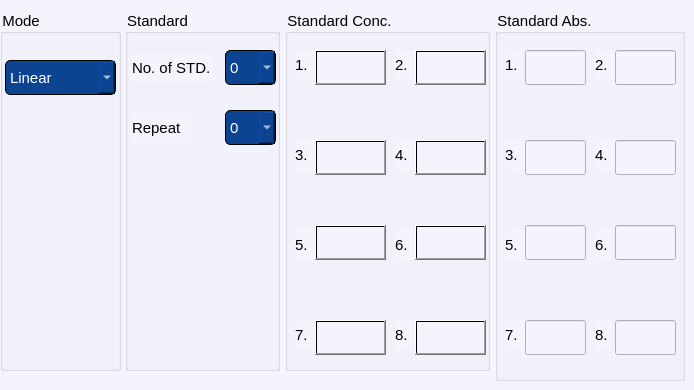
      <widget class="QWidget" name="tab_10">
       <property name="styleSheet">
        <string notr="true">background-color: #f4f4fc;</string>
       </property>
       <attribute name="title">
        <string>Calibration</string>
       </attribute>
       <widget class="QGroupBox" name="groupBox_3">
        <property name="geometry">
         <rect>
          <x>125</x>
          <y>10</y>
          <width>155</width>
          <height>361</height>
         </rect>
        </property>
        <property name="font">
         <font>
          <pointsize>11</pointsize>
         </font>
        </property>
        <property name="styleSheet">
         <string notr="true">background-color: #f4f4fc;</string>
        </property>
        <property name="title">
         <string>Standard</string>
        </property>
        <widget class="QLabel" name="label_27">
         <property name="geometry">
          <rect>
           <x>7</x>
           <y>43</y>
           <width>81</width>
           <height>30</height>
          </rect>
         </property>
         <property name="font">
          <font>
           <pointsize>11</pointsize>
          </font>
         </property>
         <property name="text">
          <string>No. of STD.</string>
         </property>
        </widget>
        <widget class="QLabel" name="label_28">
         <property name="geometry">
          <rect>
           <x>7</x>
           <y>103</y>
           <width>61</width>
           <height>30</height>
          </rect>
         </property>
         <property name="font">
          <font>
           <pointsize>11</pointsize>
          </font>
         </property>
         <property name="text">
          <string>Repeat</string>
         </property>
        </widget>
        <widget class="QComboBox" name="comboBox_7">
         <property name="geometry">
          <rect>
           <x>100</x>
           <y>40</y>
           <width>51</width>
           <height>35</height>
          </rect>
         </property>
         <property name="font">
          <font>
           <pointsize>11</pointsize>
          </font>
         </property>
         <property name="styleSheet">
          <string notr="true">
background-color: rgb(12, 68, 145);
 border: 1px solid black;
     border-radius: 5px;
color: rgb(255, 255, 255);
</string>
         </property>
         <item>
          <property name="text">
           <string>0</string>
          </property>
         </item>
         <item>
          <property name="text">
           <string>1</string>
          </property>
         </item>
         <item>
          <property name="text">
           <string>2</string>
          </property>
         </item>
         <item>
          <property name="text">
           <string>3</string>
          </property>
         </item>
         <item>
          <property name="text">
           <string>4</string>
          </property>
         </item>
         <item>
          <property name="text">
           <string>5</string>
          </property>
         </item>
         <item>
          <property name="text">
           <string>6</string>
          </property>
         </item>
         <item>
          <property name="text">
           <string>7</string>
          </property>
         </item>
         <item>
          <property name="text">
           <string>8</string>
          </property>
         </item>
        </widget>
        <widget class="QComboBox" name="comboBox_8">
         <property name="geometry">
          <rect>
           <x>100</x>
           <y>100</y>
           <width>51</width>
           <height>35</height>
          </rect>
         </property>
         <property name="font">
          <font>
           <pointsize>11</pointsize>
          </font>
         </property>
         <property name="styleSheet">
          <string notr="true">
background-color: rgb(12, 68, 145);
 border: 1px solid black;
     border-radius: 5px;
color: rgb(255, 255, 255);
</string>
         </property>
         <item>
          <property name="text">
           <string>0</string>
          </property>
         </item>
         <item>
          <property name="text">
           <string>1</string>
          </property>
         </item>
         <item>
          <property name="text">
           <string>2</string>
          </property>
         </item>
         <item>
          <property name="text">
           <string>3</string>
          </property>
         </item>
         <item>
          <property name="text">
           <string>4</string>
          </property>
         </item>
         <item>
          <property name="text">
           <string>5</string>
          </property>
         </item>
        </widget>
       </widget>
       <widget class="QGroupBox" name="groupBox_20">
        <property name="geometry">
         <rect>
          <x>495</x>
          <y>10</y>
          <width>190</width>
          <height>371</height>
         </rect>
        </property>
        <property name="font">
         <font>
          <pointsize>11</pointsize>
         </font>
        </property>
        <property name="styleSheet">
         <string notr="true">background-color: #f4f4fc;</string>
        </property>
        <property name="title">
         <string>Standard Abs.</string>
        </property>
        <widget class="QLabel" name="label_150">
         <property name="geometry">
          <rect>
           <x>10</x>
           <y>310</y>
           <width>21</width>
           <height>30</height>
          </rect>
         </property>
         <property name="font">
          <font>
           <pointsize>11</pointsize>
          </font>
         </property>
         <property name="text">
          <string>7.</string>
         </property>
        </widget>
        <widget class="QLineEdit" name="lineEdit_104">
         <property name="geometry">
          <rect>
           <x>30</x>
           <y>40</y>
           <width>61</width>
           <height>35</height>
          </rect>
         </property>
         <property name="font">
          <font>
           <pointsize>11</pointsize>
          </font>
         </property>
        </widget>
        <widget class="QLabel" name="label_151">
         <property name="geometry">
          <rect>
           <x>100</x>
           <y>130</y>
           <width>21</width>
           <height>30</height>
          </rect>
         </property>
         <property name="font">
          <font>
           <pointsize>11</pointsize>
          </font>
         </property>
         <property name="text">
          <string>4.</string>
         </property>
        </widget>
        <widget class="QLabel" name="label_152">
         <property name="geometry">
          <rect>
           <x>10</x>
           <y>40</y>
           <width>16</width>
           <height>30</height>
          </rect>
         </property>
         <property name="font">
          <font>
           <pointsize>11</pointsize>
          </font>
         </property>
         <property name="text">
          <string>1.</string>
         </property>
        </widget>
        <widget class="QLabel" name="label_153">
         <property name="geometry">
          <rect>
           <x>10</x>
           <y>220</y>
           <width>21</width>
           <height>30</height>
          </rect>
         </property>
         <property name="font">
          <font>
           <pointsize>11</pointsize>
          </font>
         </property>
         <property name="text">
          <string>5.</string>
         </property>
        </widget>
        <widget class="QLineEdit" name="lineEdit_105">
         <property name="geometry">
          <rect>
           <x>120</x>
           <y>130</y>
           <width>61</width>
           <height>35</height>
          </rect>
         </property>
         <property name="font">
          <font>
           <pointsize>11</pointsize>
          </font>
         </property>
        </widget>
        <widget class="QLabel" name="label_154">
         <property name="geometry">
          <rect>
           <x>100</x>
           <y>40</y>
           <width>21</width>
           <height>30</height>
          </rect>
         </property>
         <property name="font">
          <font>
           <pointsize>11</pointsize>
          </font>
         </property>
         <property name="text">
          <string>2.</string>
         </property>
        </widget>
        <widget class="QLabel" name="label_155">
         <property name="geometry">
          <rect>
           <x>10</x>
           <y>130</y>
           <width>21</width>
           <height>30</height>
          </rect>
         </property>
         <property name="font">
          <font>
           <pointsize>11</pointsize>
          </font>
         </property>
         <property name="text">
          <string>3.</string>
         </property>
        </widget>
        <widget class="QLineEdit" name="lineEdit_106">
         <property name="geometry">
          <rect>
           <x>30</x>
           <y>310</y>
           <width>61</width>
           <height>35</height>
          </rect>
         </property>
         <property name="font">
          <font>
           <pointsize>11</pointsize>
          </font>
         </property>
        </widget>
        <widget class="QLineEdit" name="lineEdit_107">
         <property name="geometry">
          <rect>
           <x>120</x>
           <y>215</y>
           <width>61</width>
           <height>35</height>
          </rect>
         </property>
         <property name="font">
          <font>
           <pointsize>11</pointsize>
          </font>
         </property>
        </widget>
        <widget class="QLineEdit" name="lineEdit_108">
         <property name="geometry">
          <rect>
           <x>30</x>
           <y>130</y>
           <width>61</width>
           <height>35</height>
          </rect>
         </property>
         <property name="font">
          <font>
           <pointsize>11</pointsize>
          </font>
         </property>
        </widget>
        <widget class="QLabel" name="label_156">
         <property name="geometry">
          <rect>
           <x>100</x>
           <y>220</y>
           <width>16</width>
           <height>30</height>
          </rect>
         </property>
         <property name="font">
          <font>
           <pointsize>11</pointsize>
          </font>
         </property>
         <property name="text">
          <string>6.</string>
         </property>
        </widget>
        <widget class="QLineEdit" name="lineEdit_109">
         <property name="geometry">
          <rect>
           <x>120</x>
           <y>310</y>
           <width>61</width>
           <height>35</height>
          </rect>
         </property>
         <property name="font">
          <font>
           <pointsize>11</pointsize>
          </font>
         </property>
        </widget>
        <widget class="QLineEdit" name="lineEdit_110">
         <property name="geometry">
          <rect>
           <x>120</x>
           <y>40</y>
           <width>61</width>
           <height>35</height>
          </rect>
         </property>
         <property name="font">
          <font>
           <pointsize>11</pointsize>
          </font>
         </property>
        </widget>
        <widget class="QLabel" name="label_157">
         <property name="geometry">
          <rect>
           <x>100</x>
           <y>310</y>
           <width>16</width>
           <height>30</height>
          </rect>
         </property>
         <property name="font">
          <font>
           <pointsize>11</pointsize>
          </font>
         </property>
         <property name="text">
          <string>8.</string>
         </property>
        </widget>
        <widget class="QLineEdit" name="lineEdit_111">
         <property name="geometry">
          <rect>
           <x>30</x>
           <y>215</y>
           <width>61</width>
           <height>35</height>
          </rect>
         </property>
         <property name="font">
          <font>
           <pointsize>11</pointsize>
          </font>
         </property>
        </widget>
       </widget>
       <widget class="QGroupBox" name="groupBox_21">
        <property name="geometry">
         <rect>
          <x>285</x>
          <y>10</y>
          <width>205</width>
          <height>361</height>
         </rect>
        </property>
        <property name="font">
         <font>
          <pointsize>11</pointsize>
         </font>
        </property>
        <property name="styleSheet">
         <string notr="true">background-color: #f4f4fc;</string>
        </property>
        <property name="title">
         <string>Standard Conc.</string>
        </property>
        <widget class="QLineEdit" name="lineEdit_112">
         <property name="geometry">
          <rect>
           <x>30</x>
           <y>40</y>
           <width>71</width>
           <height>35</height>
          </rect>
         </property>
         <property name="font">
          <font>
           <pointsize>11</pointsize>
          </font>
         </property>
        </widget>
        <widget class="QLabel" name="label_158">
         <property name="geometry">
          <rect>
           <x>10</x>
           <y>40</y>
           <width>21</width>
           <height>30</height>
          </rect>
         </property>
         <property name="font">
          <font>
           <pointsize>11</pointsize>
          </font>
         </property>
         <property name="text">
          <string>1.</string>
         </property>
        </widget>
        <widget class="QLabel" name="label_159">
         <property name="geometry">
          <rect>
           <x>10</x>
           <y>130</y>
           <width>21</width>
           <height>30</height>
          </rect>
         </property>
         <property name="font">
          <font>
           <pointsize>11</pointsize>
          </font>
         </property>
         <property name="text">
          <string>3.</string>
         </property>
        </widget>
        <widget class="QLineEdit" name="lineEdit_113">
         <property name="geometry">
          <rect>
           <x>30</x>
           <y>130</y>
           <width>71</width>
           <height>35</height>
          </rect>
         </property>
         <property name="font">
          <font>
           <pointsize>11</pointsize>
          </font>
         </property>
        </widget>
        <widget class="QLabel" name="label_160">
         <property name="geometry">
          <rect>
           <x>10</x>
           <y>220</y>
           <width>21</width>
           <height>30</height>
          </rect>
         </property>
         <property name="font">
          <font>
           <pointsize>11</pointsize>
          </font>
         </property>
         <property name="text">
          <string>5.</string>
         </property>
        </widget>
        <widget class="QLabel" name="label_161">
         <property name="geometry">
          <rect>
           <x>10</x>
           <y>310</y>
           <width>21</width>
           <height>30</height>
          </rect>
         </property>
         <property name="font">
          <font>
           <pointsize>11</pointsize>
          </font>
         </property>
         <property name="text">
          <string>7.</string>
         </property>
        </widget>
        <widget class="QLineEdit" name="lineEdit_114">
         <property name="geometry">
          <rect>
           <x>30</x>
           <y>215</y>
           <width>71</width>
           <height>35</height>
          </rect>
         </property>
         <property name="font">
          <font>
           <pointsize>11</pointsize>
          </font>
         </property>
        </widget>
        <widget class="QLineEdit" name="lineEdit_115">
         <property name="geometry">
          <rect>
           <x>30</x>
           <y>310</y>
           <width>71</width>
           <height>35</height>
          </rect>
         </property>
         <property name="font">
          <font>
           <pointsize>11</pointsize>
          </font>
         </property>
        </widget>
        <widget class="QPushButton" name="pushButton_215">
         <property name="geometry">
          <rect>
           <x>30</x>
           <y>40</y>
           <width>71</width>
           <height>35</height>
          </rect>
         </property>
         <property name="styleSheet">
          <string notr="true">background:qlineargradient(spread:pad, x1:0, y1:0, x2:1, y2:0, stop:0 rgba(0, 0, 0, 0), stop:1 rgba(0,0,0,0))</string>
         </property>
         <property name="text">
          <string/>
         </property>
        </widget>
        <widget class="QPushButton" name="pushButton_232">
         <property name="geometry">
          <rect>
           <x>30</x>
           <y>215</y>
           <width>71</width>
           <height>35</height>
          </rect>
         </property>
         <property name="styleSheet">
          <string notr="true">background:qlineargradient(spread:pad, x1:0, y1:0, x2:1, y2:0, stop:0 rgba(0, 0, 0, 0), stop:1 rgba(0,0,0,0))</string>
         </property>
         <property name="text">
          <string/>
         </property>
        </widget>
        <widget class="QPushButton" name="pushButton_233">
         <property name="geometry">
          <rect>
           <x>30</x>
           <y>310</y>
           <width>71</width>
           <height>35</height>
          </rect>
         </property>
         <property name="styleSheet">
          <string notr="true">background:qlineargradient(spread:pad, x1:0, y1:0, x2:1, y2:0, stop:0 rgba(0, 0, 0, 0), stop:1 rgba(0,0,0,0))</string>
         </property>
         <property name="text">
          <string/>
         </property>
        </widget>
        <widget class="QPushButton" name="pushButton_234">
         <property name="geometry">
          <rect>
           <x>30</x>
           <y>130</y>
           <width>71</width>
           <height>35</height>
          </rect>
         </property>
         <property name="styleSheet">
          <string notr="true">background:qlineargradient(spread:pad, x1:0, y1:0, x2:1, y2:0, stop:0 rgba(0, 0, 0, 0), stop:1 rgba(0,0,0,0))</string>
         </property>
         <property name="text">
          <string/>
         </property>
        </widget>
        <widget class="QLabel" name="label_162">
         <property name="geometry">
          <rect>
           <x>110</x>
           <y>310</y>
           <width>21</width>
           <height>30</height>
          </rect>
         </property>
         <property name="font">
          <font>
           <pointsize>11</pointsize>
          </font>
         </property>
         <property name="text">
          <string>8.</string>
         </property>
        </widget>
        <widget class="QLineEdit" name="lineEdit_116">
         <property name="geometry">
          <rect>
           <x>130</x>
           <y>40</y>
           <width>71</width>
           <height>35</height>
          </rect>
         </property>
         <property name="font">
          <font>
           <pointsize>11</pointsize>
          </font>
         </property>
        </widget>
        <widget class="QLineEdit" name="lineEdit_117">
         <property name="geometry">
          <rect>
           <x>130</x>
           <y>310</y>
           <width>71</width>
           <height>35</height>
          </rect>
         </property>
         <property name="font">
          <font>
           <pointsize>11</pointsize>
          </font>
         </property>
        </widget>
        <widget class="QLabel" name="label_163">
         <property name="geometry">
          <rect>
           <x>110</x>
           <y>130</y>
           <width>21</width>
           <height>30</height>
          </rect>
         </property>
         <property name="font">
          <font>
           <pointsize>11</pointsize>
          </font>
         </property>
         <property name="text">
          <string>4.</string>
         </property>
        </widget>
        <widget class="QLabel" name="label_164">
         <property name="geometry">
          <rect>
           <x>110</x>
           <y>40</y>
           <width>21</width>
           <height>30</height>
          </rect>
         </property>
         <property name="font">
          <font>
           <pointsize>11</pointsize>
          </font>
         </property>
         <property name="text">
          <string>2.</string>
         </property>
        </widget>
        <widget class="QLabel" name="label_165">
         <property name="geometry">
          <rect>
           <x>110</x>
           <y>220</y>
           <width>21</width>
           <height>30</height>
          </rect>
         </property>
         <property name="font">
          <font>
           <pointsize>11</pointsize>
          </font>
         </property>
         <property name="text">
          <string>6.</string>
         </property>
        </widget>
        <widget class="QPushButton" name="pushButton_235">
         <property name="geometry">
          <rect>
           <x>130</x>
           <y>310</y>
           <width>71</width>
           <height>35</height>
          </rect>
         </property>
         <property name="styleSheet">
          <string notr="true">background:qlineargradient(spread:pad, x1:0, y1:0, x2:1, y2:0, stop:0 rgba(0, 0, 0, 0), stop:1 rgba(0,0,0,0))</string>
         </property>
         <property name="text">
          <string/>
         </property>
        </widget>
        <widget class="QLineEdit" name="lineEdit_118">
         <property name="geometry">
          <rect>
           <x>130</x>
           <y>215</y>
           <width>71</width>
           <height>35</height>
          </rect>
         </property>
         <property name="font">
          <font>
           <pointsize>11</pointsize>
          </font>
         </property>
        </widget>
        <widget class="QPushButton" name="pushButton_236">
         <property name="geometry">
          <rect>
           <x>130</x>
           <y>40</y>
           <width>71</width>
           <height>35</height>
          </rect>
         </property>
         <property name="styleSheet">
          <string notr="true">background:qlineargradient(spread:pad, x1:0, y1:0, x2:1, y2:0, stop:0 rgba(0, 0, 0, 0), stop:1 rgba(0,0,0,0))</string>
         </property>
         <property name="text">
          <string/>
         </property>
        </widget>
        <widget class="QLineEdit" name="lineEdit_119">
         <property name="geometry">
          <rect>
           <x>130</x>
           <y>130</y>
           <width>71</width>
           <height>35</height>
          </rect>
         </property>
         <property name="font">
          <font>
           <pointsize>11</pointsize>
          </font>
         </property>
        </widget>
        <widget class="QPushButton" name="pushButton_237">
         <property name="geometry">
          <rect>
           <x>130</x>
           <y>215</y>
           <width>71</width>
           <height>35</height>
          </rect>
         </property>
         <property name="styleSheet">
          <string notr="true">background:qlineargradient(spread:pad, x1:0, y1:0, x2:1, y2:0, stop:0 rgba(0, 0, 0, 0), stop:1 rgba(0,0,0,0))</string>
         </property>
         <property name="text">
          <string/>
         </property>
        </widget>
        <widget class="QPushButton" name="pushButton_238">
         <property name="geometry">
          <rect>
           <x>130</x>
           <y>130</y>
           <width>71</width>
           <height>35</height>
          </rect>
         </property>
         <property name="styleSheet">
          <string notr="true">background:qlineargradient(spread:pad, x1:0, y1:0, x2:1, y2:0, stop:0 rgba(0, 0, 0, 0), stop:1 rgba(0,0,0,0))</string>
         </property>
         <property name="text">
          <string/>
         </property>
        </widget>
       </widget>
       <widget class="QGroupBox" name="groupBox_8">
        <property name="geometry">
         <rect>
          <x>0</x>
          <y>10</y>
          <width>121</width>
          <height>361</height>
         </rect>
        </property>
        <property name="font">
         <font>
          <pointsize>11</pointsize>
         </font>
        </property>
        <property name="title">
         <string>Mode</string>
        </property>
        <widget class="QComboBox" name="comboBox_2">
         <property name="geometry">
          <rect>
           <x>5</x>
           <y>50</y>
           <width>111</width>
           <height>35</height>
          </rect>
         </property>
         <property name="font">
          <font>
           <pointsize>11</pointsize>
          </font>
         </property>
         <property name="styleSheet">
          <string notr="true">
background-color: rgb(12, 68, 145);
 border: 1px solid black;
     border-radius: 5px;
color: rgb(255, 255, 255);
</string>
         </property>
         <item>
          <property name="text">
           <string>Linear</string>
          </property>
         </item>
         <item>
          <property name="text">
           <string>NonLinear</string>
          </property>
         </item>
        </widget>
       </widget>
      </widget>
